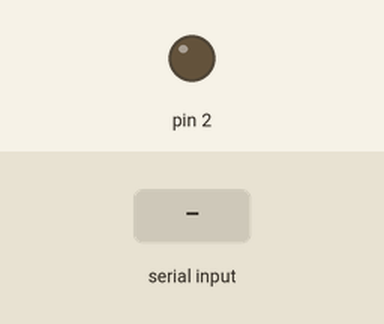
This sketch was run on a simulated Arduino Uno, built with avr-gcc and run on an emulated ATmega328P. Parts: output pins drawn as LEDs (lit = HIGH). Inputs (shaded band) come from the test bench. What the sketch prints to the serial monitor is not drawn.

Above: at 1.2 s.
1.3 s: "1\n" received over Serial
At 1.7 s:
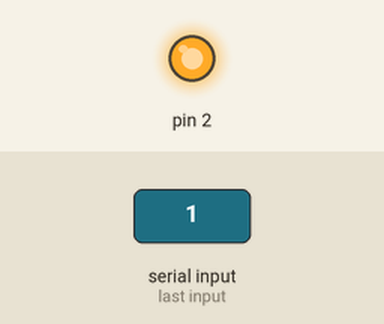
2.8 s: "0\n" received over Serial
At 4.0 s:
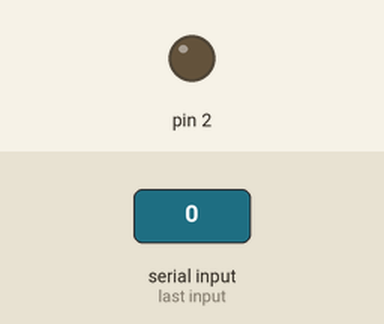
Timing chart, 0 to 5.8 s (numbered marks = the images above; inputs shaded):
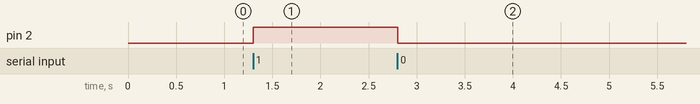

Measured:
- after the input at 1.3 s, pin 2: LOW → HIGH at once
- after the input at 2.8 s, pin 2: HIGH → LOW at once

The sketch:

bluetooth_LED_control.ino
```cpp
char Incoming_value = 0;

void setup()
{
  Serial.begin(57600);
  pinMode(2, OUTPUT);
}

void loop()
{

    Serial.print("lol");
  if(Serial.available() > 0)
  {
    Serial.print("lol");
    Incoming_value = Serial.read();
    Serial.print(Incoming_value);
    Serial.print("\n");
    if(Incoming_value == '1')
      digitalWrite(2, HIGH);

    else if(Incoming_value == '0')
      digitalWrite(2, LOW);
  }
}
```
